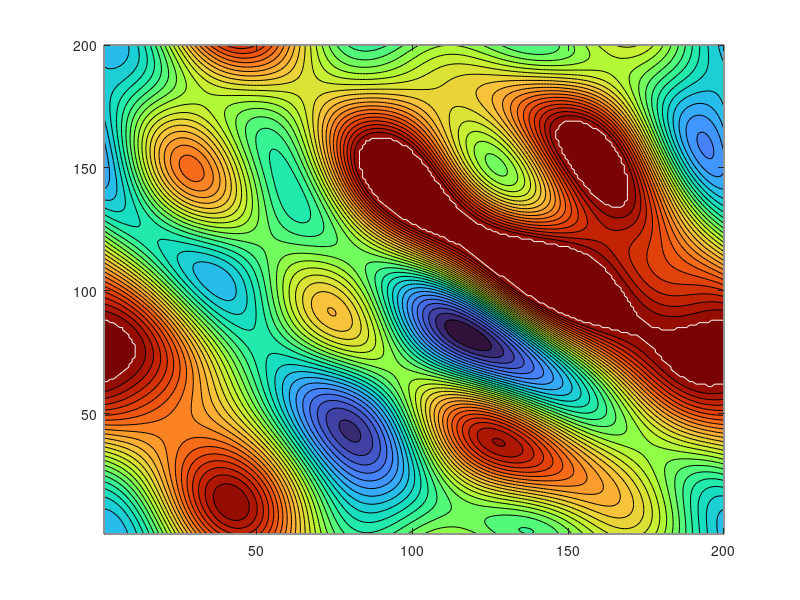

This figure's MATLAB source: (Note: this script raises an error after producing the figure.)
clc, clear, close all

saveVid = 0;   % 1: save  2: no

% number of point
Nx = 200;
Ny = 200;
tmax = 1;

weatherMat = zeros(Nx, Ny, tmax);
% numSeed = 8187;
numSeed = 1999;

figure(88)
axis equal tight
colormap turbo

for t = 1:tmax
    f = 0.015;   % Increase the randomness control parameter
    rand('seed', numSeed)
    
    nx1 = 1 + floor(0.999*f*Nx);
    nx2 = Nx - nx1 + 1;
    ny1 = 1 + floor(0.999*f*Nx);
    ny2 = Nx - nx1 + 1;
    
    F = rand(Nx,Ny);
    F = fft2(F);   % 2D FFT
    F(nx1:nx2 - 0.5*sin(t/2), :) = 0;
    F(:, ny1:ny2 - 0.5*cos(t/2)) = 0;
    
    F = real(ifft2(F));  % 2D iFFT
    
    % Scale the values to the desired range (0.2 - 1)
    F = (F - min(F(:))) ./ (max(F(:)) - min(F(:)));
    F = F * 1.22;
    F(F>1) = 1;

%     imagesc(F)
    contourf(1:200, 1:200, F, 30)
    hold on 
    [C2,h2] = contourf(1:200, 1:200, F, [1, 1], 'FaceAlpha',0,...
        'LineColor', 'w', 'LineWidth', 2);
    
    clabel(C2,h2,'FontSize',15,'Color','w')
    axis equal tight
    
    
    title("Seed: " + num2str(numSeed) + ", f = " + num2str(f))
%     subtitle(num2str(t,'time = %4.1f s'))
    set(gca, 'YDir', 'normal')
    colorbar
    pause(0.01)
    hold off

    % Video saving
    if saveVid
        frm(t) = getframe(gcf) ;
        drawnow
    end

    weatherMat(:,:,t) = F;
end

set(gca, 'YDir', 'normal')
fileName = "WeatherMat_" + num2str(numSeed) +".mat";
% save(fileName, 'weatherMat')

if saveVid
    video_name = "WeatherMat_" + num2str(numSeed) + ".avi";
    % create the video writer with 1 fps
    writerObj = VideoWriter(video_name);
    writerObj.FrameRate = 30;
    % set the seconds per image
    % open the video writer
    open(writerObj);
    % write the frames to the video
    for i=1:length(frm)
        % convert the image to a frame
        frame = frm(i) ;    
        writeVideo(writerObj, frame);
    end
    % close the writer object
    close(writerObj);
end



